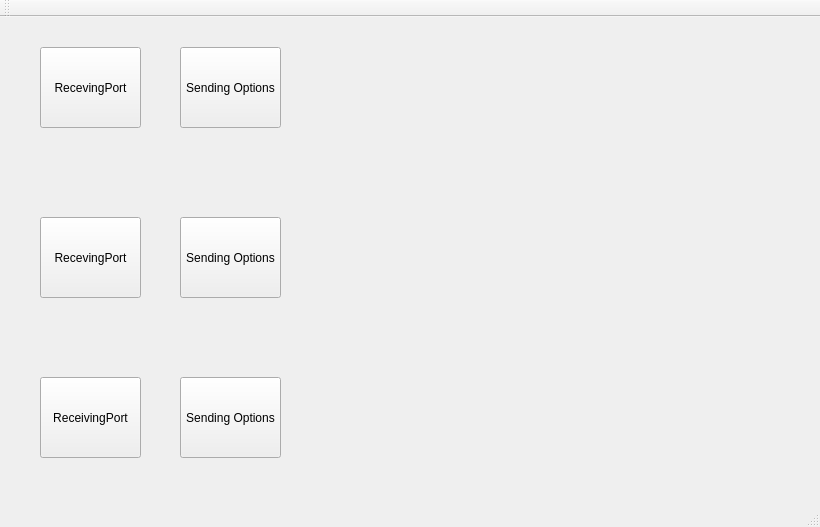
<?xml version="1.0" encoding="UTF-8"?>
<ui version="4.0" idbasedtr="false">
 <class>EEGsignalsClass</class>
 <widget class="QMainWindow" name="EEGsignalsClass">
  <property name="geometry">
   <rect>
    <x>0</x>
    <y>0</y>
    <width>820</width>
    <height>527</height>
   </rect>
  </property>
  <property name="windowTitle">
   <string>EEGsignals</string>
  </property>
  <widget class="QWidget" name="centralWidget">
   <widget class="QPushButton" name="button1">
    <property name="geometry">
     <rect>
      <x>40</x>
      <y>30</y>
      <width>101</width>
      <height>81</height>
     </rect>
    </property>
    <property name="text">
     <string>RecevingPort</string>
    </property>
   </widget>
   <widget class="QPushButton" name="button3">
    <property name="geometry">
     <rect>
      <x>40</x>
      <y>200</y>
      <width>101</width>
      <height>81</height>
     </rect>
    </property>
    <property name="text">
     <string>RecevingPort</string>
    </property>
   </widget>
   <widget class="QPushButton" name="button2">
    <property name="geometry">
     <rect>
      <x>180</x>
      <y>30</y>
      <width>101</width>
      <height>81</height>
     </rect>
    </property>
    <property name="text">
     <string>Sending Options</string>
    </property>
   </widget>
   <widget class="QPushButton" name="button4">
    <property name="geometry">
     <rect>
      <x>180</x>
      <y>200</y>
      <width>101</width>
      <height>81</height>
     </rect>
    </property>
    <property name="text">
     <string>Sending Options</string>
    </property>
   </widget>
   <widget class="QCustomPlot" name="EEGAlphaThetaPlot" native="true">
    <property name="geometry">
     <rect>
      <x>320</x>
      <y>170</y>
      <width>451</width>
      <height>141</height>
     </rect>
    </property>
   </widget>
   <widget class="QCustomPlot" name="EEGAlphaSignalPlot" native="true">
    <property name="geometry">
     <rect>
      <x>320</x>
      <y>10</y>
      <width>451</width>
      <height>141</height>
     </rect>
    </property>
   </widget>
   <widget class="QCustomPlot" name="EEGDancerPlot" native="true">
    <property name="geometry">
     <rect>
      <x>320</x>
      <y>330</y>
      <width>451</width>
      <height>141</height>
     </rect>
    </property>
   </widget>
   <widget class="QPushButton" name="button6">
    <property name="geometry">
     <rect>
      <x>180</x>
      <y>360</y>
      <width>101</width>
      <height>81</height>
     </rect>
    </property>
    <property name="text">
     <string>Sending Options</string>
    </property>
   </widget>
   <widget class="QPushButton" name="button5">
    <property name="geometry">
     <rect>
      <x>40</x>
      <y>360</y>
      <width>101</width>
      <height>81</height>
     </rect>
    </property>
    <property name="text">
     <string>ReceivingPort</string>
    </property>
   </widget>
  </widget>
  <widget class="QMenuBar" name="menuBar">
   <property name="geometry">
    <rect>
     <x>0</x>
     <y>0</y>
     <width>820</width>
     <height>21</height>
    </rect>
   </property>
  </widget>
  <widget class="QToolBar" name="mainToolBar">
   <attribute name="toolBarArea">
    <enum>TopToolBarArea</enum>
   </attribute>
   <attribute name="toolBarBreak">
    <bool>false</bool>
   </attribute>
  </widget>
  <widget class="QStatusBar" name="statusBar"/>
 </widget>
 <layoutdefault spacing="6" margin="11"/>
 <customwidgets>
  <customwidget>
   <class>QCustomPlot</class>
   <extends>QWidget</extends>
   <header>qcustomplot.h</header>
   <container>1</container>
  </customwidget>
 </customwidgets>
 <resources>
  <include location="EEGsignals.qrc"/>
 </resources>
 <connections/>
</ui>
